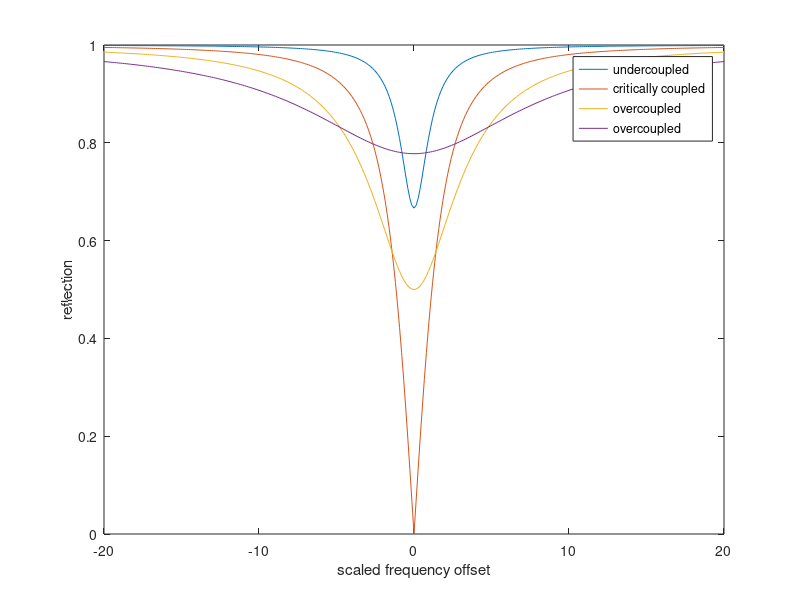

Reproduce this figure in MATLAB.
% Tuning picture of a cw EPR spectrometer
%===============================================================
% See Krymov, Gerfen, J.Magn.Reson. 162 (2003) 466-478
% https://doi.org/10.1016/S1090-7807(03)00109-5
% mainly Eq. (7)

clear, clf

% Coupling coefficient beta
% (1 critical coupling, <1 undercoupled, >1 overcoupled)
beta = [0.2 1 3 8];

% Scaled frequency offset xi
xi = linspace(-1,1,301)*20;

% Compute complex-valued reflection coefficient Gamma
for b = 1:numel(beta)
  Gamma(b,:) = (1-beta(b)-1i*xi)./(1+beta(b)-1i*xi); 
end

% Plotting
plot(xi,abs(Gamma));
xlabel('scaled frequency offset');
ylabel('reflection');
legend('undercoupled','critically coupled','overcoupled','overcoupled');
